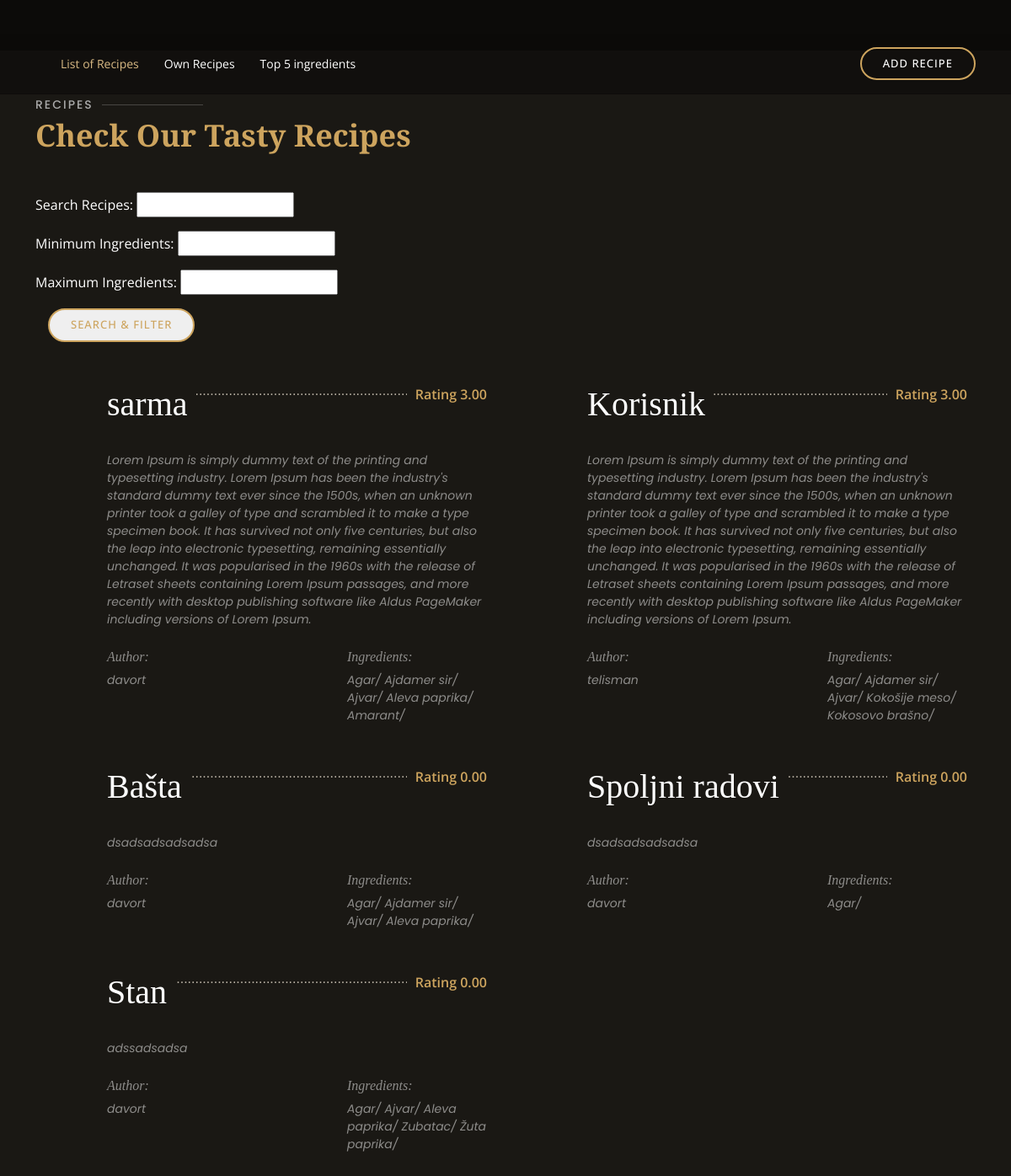
The app's page /recipes/list/ (signed in) with its own data.
### recipes/models.py (models this page shows, shortened)
class Recipe(models.Model):
    name = models.CharField(max_length=255)
    recipe_text = models.TextField()
    ingredients = models.ManyToManyField(Ingredient)
    author = models.ForeignKey(User, on_delete=models.CASCADE)
    average_rating = models.DecimalField(default=0.0, max_digits=3, decimal_places=2)  # To store average rating
    total_ratings = models.PositiveIntegerField(default=0)

### user/models.py (models this page shows, shortened)
class User(AbstractUser):
    email = models.EmailField(unique=True)
    first_name = models.CharField(max_length=100)
    last_name = models.CharField(max_length=100)
    USERNAME_FIELD = 'email'
    REQUIRED_FIELDS = ['first_name', 'last_name']

### ingredient/models.py (models this page shows, shortened)
class Ingredient(models.Model):
    name = models.CharField(max_length=100)

### recipes/views.py (the view)
# urls.py: path('list/', recipe_list, name='recipe_list'),
@login_required
def recipe_list(request):
    recipes = Recipe.objects.all() #are model
    search_form = RecipeSearchForm(request.GET)#search form
    min_ingredients = request.GET.get('min_ingredients') #form elements
    max_ingredients = request.GET.get('max_ingredients')#form elements
    if search_form.is_valid():
        search_query = search_form.cleaned_data.get('search_query')
        if search_query:
            recipes = recipes.filter(
                Q(name__icontains=search_query) |
                Q(recipe_text__icontains=search_query) |
                Q(ingredients__name__icontains=search_query)
            )
    if min_ingredients:
        recipes = recipes.annotate(num_ingredients=Count('ingredients')).filter(num_ingredients__gte=min_ingredients)
    if max_ingredients:
        recipes = recipes.annotate(num_ingredients=Count('ingredients')).filter(num_ingredients__lte=max_ingredients)
    return render(request, 'recipe_list.html', {'recipes': recipes, 'search_form': search_form})

### recipes/form.py
class RecipeSearchForm(forms.Form):
    search_query = forms.CharField(label='Search Recipes', required=False)
    min_ingredients = forms.IntegerField(label='Minimum Ingredients', required=False)
    max_ingredients = forms.IntegerField(label='Maximum Ingredients', required=False)

### templates/recipe_list.html (shortened to what this page needs)
{% load static %}
<!DOCTYPE html>
<html lang="en">
<head>
    <link rel="stylesheet" type="text/css" href="{% static 'assets_list/vendor/bootstrap/css/bootstrap.min.css' %}">
    <link rel="stylesheet" type="text/css" href="{% static 'assets_list/css/style.css' %}">
</head>
<body>
<header id="header" class="fixed-top d-flex align-items-cente">
    <div class="container-fluid container-xl d-flex align-items-center justify-content-lg-between">
        <nav id="navbar" class="navbar order-last order-lg-0">
            <ul>
                <li><a class="nav-link scrollto active" href="{% url 'recipe_list'%}">List of Recipes</a></li>
                <li><a class="nav-link scrollto" href="{% url 'own_recipe_list' %}">Own Recipes</a></li>
                <li><a class="nav-link scrollto " href="{% url 'top_ingredients' %}">Top 5 ingredients</a></li>
            </ul>
        </nav>
        <a href="{% url 'create_recipe' %}" class="book-a-table-btn scrollto d-none d-lg-flex">Add Recipe</a>
    </div>
</header>
<main id="main" style="padding-top:5%;">
    <section id="menu" class="menu section-bg">
        <div class="container" data-aos="fade-up">
            <div class="section-title">
                <h2>Recipes</h2>
                <p>Check Our Tasty Recipes</p>
            </div>
            <form method="GET" action="{% url 'recipe_list' %}">
                <p>
                    <label class="form-class"  for="id_search_query">Search Recipes:</label>
                    <input class="form-class" type="text" name="search_query" id="id_search_query">
                </p>
                <p>
                    <label class="form-class"  for="id_min_ingredients">Minimum Ingredients:</label>
                    <input class="form-class"  type="number" name="min_ingredients"  id="id_min_ingredients">
                </p>
                <p>
                    <label class="form-class"  for="id_max_ingredients">Maximum Ingredients:</label>
                    <input class="form-class"  type="number" name="max_ingredients"  id="id_max_ingredients">
                </p>
                <button class="book-a-table-btn scrollto d-none d-lg-flex"  style="color:#cda45e;"  type="submit">Search &amp; Filter</button>
            </form>
            <div class="row menu-container" data-aos="fade-up" data-aos-delay="200">
                {% for recipe in recipes %}
                <div class="col-lg-6 menu-item filter-starters">
                    <div class="menu-content">
                        <a href="{% url 'recipe_detail' recipe_id=recipe.id %}"><h1>{{ recipe.name }}</h1></a><span>Rating {{ recipe.average_rating }}</span>
                    </div>
                    <div class="menu-ingredients">
                        {{ recipe.recipe_text }}
                    </div>
                    <div class="row">
                        <div class="col-lg-6">
                            <div class="menu-ingredients">
                                <h6> Author: </h6>
                                <span>  {{ recipe.author.username }}</span>
                            </div>
                        </div>
                        <div class="col-lg-6">
                            <div class="menu-ingredients">
                                <h6>Ingredients: </h6>
                                {% for ingredient in recipe.ingredients.all %}
                                <span> {{ ingredient.name }}/ </span>
                                {% endfor %}
                            </div>
                        </div>
                    </div>
                </div>
                {% endfor %}
            </div>
        </div>
    </section>
</main>
</body>
</html>

### static/assets_list/css/style.css (style rules this page uses)
body { font-family: "Open Sans", sans-serif; background: #0c0b09; color: #fff; }
a { color: #cda45e; text-decoration: none; }
h1, h2, h3, h4, h5, h6 { font-family: "Playfair Display", serif; }
#header { background: rgba(12, 11, 9, 0.6); border-bottom: 1px solid rgba(12, 11, 9, 0.6); transition: all 0.5s; z-index: 997; padding: 15px 0; top: 40px; }
.book-a-table-btn { margin: 0 0 0 15px; border: 2px solid #cda45e; color: #fff; border-radius: 50px; padding: 8px 25px; text-transform: uppercase; font-size: 13px; font-weight: 500; letter-spacing: 1px; transition: 0.3s; }
.navbar { padding: 0; }
.navbar ul { margin: 0; padding: 0; display: flex; list-style: none; align-items: center; }
.navbar li { position: relative; }
.navbar a, .navbar a:focus { display: flex; align-items: center; justify-content: space-between; padding: 10px 0 10px 30px; color: #fff; white-space: nowrap; transition: 0.3s; font-size: 14px; }
.navbar a:hover, .navbar .active, .navbar .active:focus, .navbar li:hover>a { color: #d9ba85; }
section { padding: 60px 0; overflow: hidden; }
.section-bg { background-color: #1a1814; }
.section-title { padding-bottom: 40px; }
.section-title h2 { font-size: 14px; font-weight: 500; padding: 0; line-height: 1px; margin: 0 0 5px 0; letter-spacing: 2px; text-transform: uppercase; color: #aaaaaa; font-family: "Poppins", sans-serif; }
.section-title h2::after { content: ""; width: 120px; height: 1px; display: inline-block; background: rgba(255, 255, 255, 0.2); margin: 4px 10px; }
.section-title p { margin: 0; margin: 0; font-size: 36px; font-weight: 700; font-family: "Playfair Display", serif; color: #cda45e; }
.menu .menu-item { margin-top: 50px; }
.menu .menu-content { margin-left: 85px; overflow: hidden; display: flex; justify-content: space-between; position: relative; }
.menu .menu-content::after { content: "......................................................................" "...................................................................." "...................................................................."; position: absolute; left: 20px; right: 0; top: -4px; z-index: 1; color: #bab3a6; font-family: Arial, "Helvetica Neue", Helvetica, sans-serif; }
.menu .menu-content a { padding-right: 10px; background: #1a1814; position: relative; z-index: 3; font-weight: 700; color: white; transition: 0.3s; }
.menu .menu-content span { background: #1a1814; position: relative; z-index: 3; padding: 0 10px; font-weight: 600; color: #cda45e; }
.menu .menu-ingredients { margin-left: 85px; font-style: italic; font-size: 14px; font-family: "Poppins", sans-serif; color: rgba(255, 255, 255, 0.5); }

### records on screen
Recipe: name "sarma", average_rating "3.00", recipe_text "Lorem Ipsum is simply dummy text of the printing and typesetting industry. Lorem Ipsum has been the industry's standard dummy text ever since the 1500s, when an unknown printer took a galley of type and scrambled it to make a type specimen book. It has survived not only five centuries, but also the leap into electronic typesetting, remaining essentially unchanged. It was popularised in the 1960s with the release of Letraset sheets containing Lorem Ipsum passages, and more recently with desktop publishing software like Aldus PageMaker including versions of Lorem Ipsum.", author.username "davort"
Ingredient: name "Agar"
Ingredient: name "Ajdamer sir"
Ingredient: name "Ajvar"
Ingredient: name "Aleva paprika"
Ingredient: name "Amarant"
Recipe: name "Korisnik", average_rating "3.00", recipe_text "Lorem Ipsum is simply dummy text of the printing and typesetting industry. Lorem Ipsum has been the industry's standard dummy text ever since the 1500s, when an unknown printer took a galley of type and scrambled it to make a type specimen book. It has survived not only five centuries, but also the leap into electronic typesetting, remaining essentially unchanged. It was popularised in the 1960s with the release of Letraset sheets containing Lorem Ipsum passages, and more recently with desktop publishing software like Aldus PageMaker including versions of Lorem Ipsum.", author.username "telisman"
Ingredient: name "Kokošije meso"
Ingredient: name "Kokosovo brašno"
Recipe: name "Bašta", average_rating "0.00", recipe_text "dsadsadsadsadsa", author.username "davort"
Recipe: name "Spoljni radovi", average_rating "0.00", recipe_text "dsadsadsadsadsa", author.username "davort"
Recipe: name "Stan", average_rating "0.00", recipe_text "adssadsadsa", author.username "davort"
Ingredient: name "Zubatac"
Ingredient: name "Žuta paprika"
